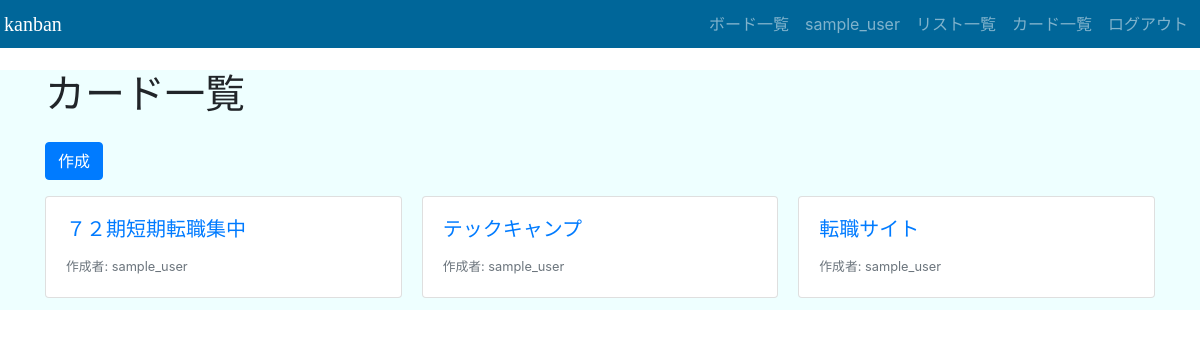
/kanban/cards/ (signed in), run on an earlier commit of the app's database.
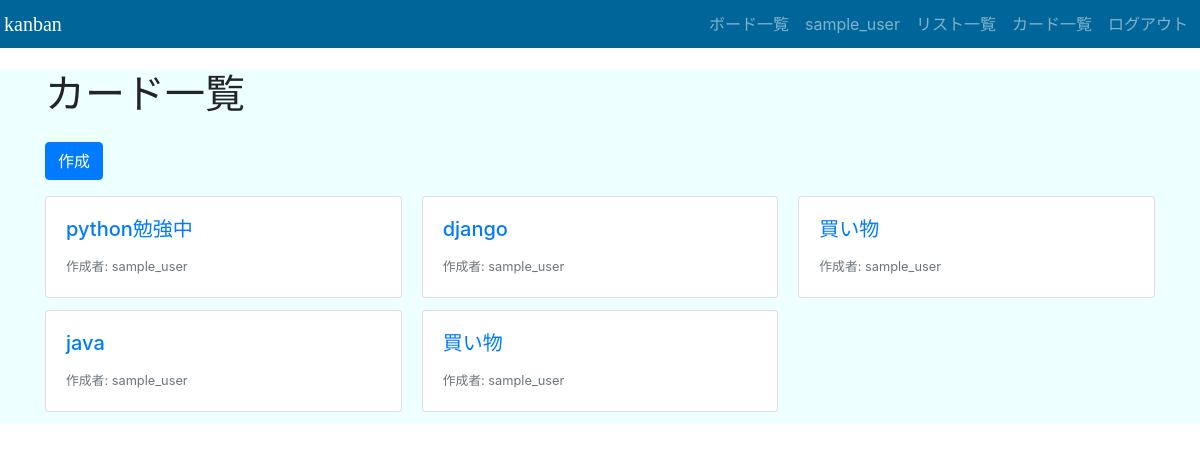
And on a later commit of the database.
### kanban/models.py (models this page shows, shortened)
class Card(models.Model):
    title = models.CharField(max_length=200)
    description = models.TextField()
    user = models.ForeignKey(User, on_delete=models.CASCADE)
    list = models.ForeignKey(List, on_delete=models.CASCADE)

### kanban/views.py (the view)
# urls.py: path("cards/", views.CardListView.as_view(), name="cards_list"),
class CardListView(LoginRequiredMixin, ListView):
    model = Card
    template_name = "kanban/cards/list.html"

### kanban/templates/kanban/cards/list.html
{% extends "kanban/base.html" %}
{% block content %}
<div class="container">
  <h1>カード一覧</h1>
  <a class="btn btn-primary my-3" href="{% url 'kanban:cards_create' %}" role="button">作成</a>
  <div class="card-columns">
    {% for card in card_list %}
    <a href="{% url 'kanban:cards_detail' card.pk %}" class="card">
      <div class="card-body">
        <h5 class="card-title">{{ card.title }}</h5>
        <footer>
          <small class="text-muted">作成者: {{ card.user.username }}</small>
        </footer>
      </div>
    </a>
    {% endfor %}
  </div>
</div>
{% endblock %}

What changed in the data, as far as the page shows it:
removed Card: title "７２期短期転職集中", user.username "sample_user"
removed Card: title "テックキャンプ", user.username "sample_user"
removed Card: title "転職サイト", user.username "sample_user"
added Card: title "python勉強中", user.username "sample_user"
added Card: title "java", user.username "sample_user"
added Card: title "django", user.username "sample_user"
added Card: title "買い物", user.username "sample_user"
added Card: title "買い物", user.username "sample_user"
